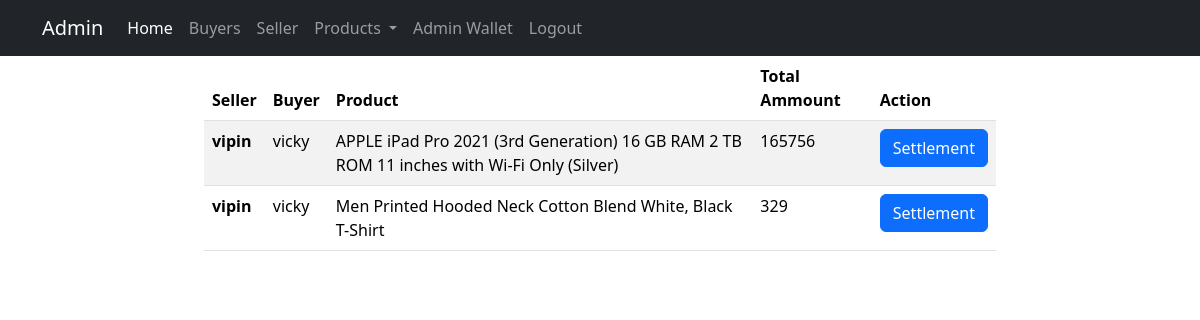
Page /superadmin/settlement/ on the committed database.
### buyer/models.py (models this page shows, shortened)
class BillClone(models.Model):
    bill_item = models.ForeignKey(BillItems, on_delete=models.CASCADE)

class BillItems(models.Model):
    user = models.ForeignKey(User, on_delete=models.CASCADE)
    product = models.ForeignKey(Product, on_delete=models.CASCADE)
    quantity = models.PositiveIntegerField(default=0)
    date_added = models.DateTimeField(auto_now_add=True)
    total_price = models.IntegerField(default=0)

### seller/models.py (models this page shows)
class Product(models.Model):
    seller = models.ForeignKey(Seller, on_delete=models.CASCADE)
    category = models.ForeignKey(Category, on_delete=models.CASCADE)
    name = models.CharField(max_length=100)
    description = models.TextField()
    price = models.IntegerField()
    image = models.ImageField(upload_to="media/")
    quantity = models.IntegerField()
    approved = models.BooleanField(default=False)
    def __str__(self):
        return self.name

class Seller(models.Model):
    seller = models.ForeignKey(User, on_delete=models.CASCADE)
    user_type = models.CharField(max_length=10, default="seller")
    seller_mobilenumber = models.CharField(max_length=15, blank=True, null=True)
    def __str__(self):
        return self.seller.first_name

### superadmin/views.py (the view)
# urls.py: path("settlement/", views.settlement, name="settlement"),
def settlement(request):
    billclone = BillClone.objects.all()
    return render(request, "settlement.html", {"billclone": billclone})

### buyer/context_processors.py (called while the page is built)
def cart_item_count(request):
    user = request.user
    if user.is_authenticated:
        cart_item_count = 0
        cart = CartItem.objects.filter(user_id=user.id)
        for c in cart:
            cart_item_count = cart_item_count + c.quantity
    else:
        cart_item_count = 0
    return {"cart_item_count": cart_item_count}

### templates/settlement.html (shortened to what this page needs)
{% include "superadmin_nav.html" %}
<body>
    <div class="row">
        <div class="col-lg-8 m-auto">
            <table class="table table-striped table-hover">
                <div class="col-lg-8 m-auto">
                    <thead>
                        <tr>
                            <th scope="col">Seller</th>
                            <th scope="col">Buyer</th>
                            <th scope="col">Product</th>
                            <th scope="col">Total Ammount</th>
                            <th scope="col">Action</th>
                        </tr>
                    </thead>
                    <tbody>
                        {% for item in billclone %}
                        <tr>
                            <th scope="row">{{item.bill_item.product.seller}}</th>
                            <td>{{item.bill_item.user}}</td>
                            <td>{{item.bill_item.product}}</td>
                            <td>{{item.bill_item.total_price}}</td>
                            <td><a href="/superadmin/final_settlement/{{item.id}}"><button
                                        class="btn btn-primary">Settlement</button></a></td>
                        </tr>
                        {% endfor %}
                    </tbody>
                </div>
            </table>
        </div>
    </div>
</body>

### rows in the picture
BillClone: bill_item.product.seller "vipin", bill_item.user "vicky", bill_item.product "APPLE iPad Pro 2021 (3rd Generation) 16 GB RAM 2 TB ROM 11 inches with Wi-Fi Only (Silver)", bill_item.total_price "165756"
BillClone: bill_item.product.seller "vipin", bill_item.user "vicky", bill_item.product "Men Printed Hooded Neck Cotton Blend White, Black T-Shirt", bill_item.total_price "329"
